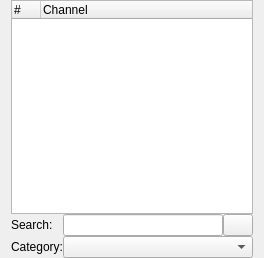
<?xml version="1.0" encoding="UTF-8"?>
<ui version="4.0">
 <class>PlaylistWidget</class>
 <widget class="QWidget" name="PlaylistWidget">
  <property name="geometry">
   <rect>
    <x>0</x>
    <y>0</y>
    <width>264</width>
    <height>258</height>
   </rect>
  </property>
  <layout class="QVBoxLayout" name="verticalLayout">
   <property name="spacing">
    <number>0</number>
   </property>
   <property name="topMargin">
    <number>0</number>
   </property>
   <property name="bottomMargin">
    <number>0</number>
   </property>
   <item>
    <widget class="QTreeWidget" name="treeWidget">
     <property name="animated">
      <bool>true</bool>
     </property>
     <attribute name="headerDefaultSectionSize">
      <number>29</number>
     </attribute>
     <column>
      <property name="text">
       <string>#</string>
      </property>
     </column>
     <column>
      <property name="text">
       <string>Channel</string>
      </property>
     </column>
    </widget>
   </item>
   <item>
    <layout class="QGridLayout" name="gridLayout">
     <property name="verticalSpacing">
      <number>0</number>
     </property>
     <item row="0" column="0">
      <widget class="QLabel" name="labelSearch">
       <property name="text">
        <string>Search:</string>
       </property>
      </widget>
     </item>
     <item row="1" column="0">
      <widget class="QLabel" name="labelCategory">
       <property name="text">
        <string>Category:</string>
       </property>
      </widget>
     </item>
     <item row="1" column="1">
      <widget class="QComboBox" name="categoryBox"/>
     </item>
     <item row="0" column="1">
      <layout class="QHBoxLayout" name="horizontalLayout_2">
       <item>
        <widget class="QLineEdit" name="searchEdit"/>
       </item>
       <item>
        <widget class="QPushButton" name="pushButton">
         <property name="maximumSize">
          <size>
           <width>30</width>
           <height>30</height>
          </size>
         </property>
         <property name="toolTip">
          <string>Clear</string>
         </property>
         <property name="icon">
          <iconset resource="images.qrc">
           <normaloff>:/icons/images/stop.png</normaloff>:/icons/images/stop.png</iconset>
         </property>
        </widget>
       </item>
      </layout>
     </item>
    </layout>
   </item>
  </layout>
 </widget>
 <resources>
  <include location="images.qrc"/>
 </resources>
 <connections>
  <connection>
   <sender>pushButton</sender>
   <signal>clicked()</signal>
   <receiver>searchEdit</receiver>
   <slot>clear()</slot>
   <hints>
    <hint type="sourcelabel">
     <x>246</x>
     <y>209</y>
    </hint>
    <hint type="destinationlabel">
     <x>202</x>
     <y>212</y>
    </hint>
   </hints>
  </connection>
 </connections>
</ui>
